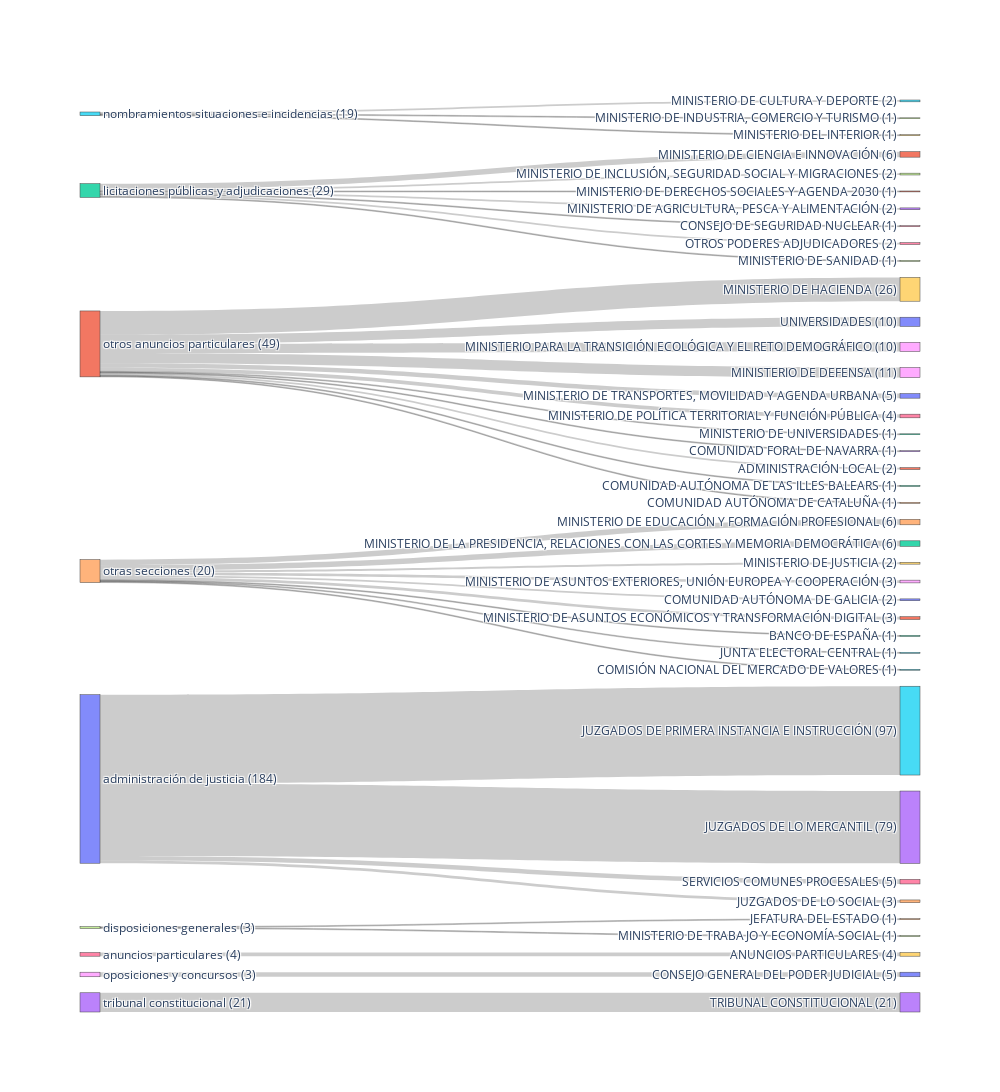

Source (notebook cell):
### Code cell
import plotly.graph_objects as go # Import the graphical object

fig = go.Figure( 
    data=[go.Sankey( # The plot we are interest
        # This part is for the node information
        node = dict( 
            label = labels
        ),
        # This part is for the link information
        link = dict(
            source = [x for x,y in section_department_pairs],
            target = [y for x,y in section_department_pairs],
            value = [department_c[id_2_name[y]] for x,y in section_department_pairs]
        ))])

# With this save the plots 
#plot(fig,
# image_filename='sankey_plot_1', 
#  image='png', 
#   image_width=1000, 
#    image_height=600
#)
# And shows the plot
fig.update_layout(
autosize=False,
width=1000,
height=1400,)
fig.show()

### Figure 1 — Plotly figure (JSON) as saved in the notebook; plotly's stock layout.template omitted (floating-point values rounded to 4 significant figures)
{"data": [{"link": {"source": [0, 0, 0, 0, 1, 1, 1, 1, 1, 1, 1, 1, 1, 1, 1, 2, 2, 2, 2, 2, 2, 2, 3, 4, 4, 4, 4, 4, 4, 4, 4, 4, 5, 5, 5, 6, 7, 7, 8], "target": [35, 33, 14, 36, 19, 30, 46, 31, 38, 28, 10, 12, 44, 13, 42, 21, 23, 37, 11, 17, 16, 26, 43, 24, 18, 41, 20, 9, 32, 25, 22, 45, 29, 27, 15, 39, 34, 47, 40], "value": [97, 79, 3, 5, 26, 5, 4, 2, 11, 10, 10, 1, 1, 1, 1, 6, 2, 1, 1, 2, 1, 2, 21, 6, 3, 3, 2, 2, 6, 1, 1, 1, 1, 1, 2, 4, 1, 1, 5]}, "node": {"label": ["administración de justicia (184)", "otros anuncios particulares (49)", "licitaciones públicas y adjudicaciones (29)", "tribunal constitucional (21)", "otras secciones (20)", "nombramientos situaciones e incidencias (19)", "anuncios particulares (4)", "disposiciones generales (3)", "oposiciones y concursos (3)", "MINISTERIO DE JUSTICIA (2)", "UNIVERSIDADES (10)", "MINISTERIO DE DERECHOS SOCIALES Y AGENDA 2030 (1)", "MINISTERIO DE UNIVERSIDADES (1)", "COMUNIDAD FORAL DE NAVARRA (1)", "JUZGADOS DE LO SOCIAL (3)", "MINISTERIO DE CULTURA Y DEPORTE (2)", "CONSEJO DE SEGURIDAD NUCLEAR (1)", "MINISTERIO DE INCLUSIÓN, SEGURIDAD SOCIAL Y MIGRACIONES (2)", "MINISTERIO DE ASUNTOS EXTERIORES, UNIÓN EUROPEA Y COOPERACIÓN (3)", "MINISTERIO DE HACIENDA (26)", "COMUNIDAD AUTÓNOMA DE GALICIA (2)", "MINISTERIO DE CIENCIA E INNOVACIÓN (6)", "BANCO DE ESPAÑA (1)", "MINISTERIO DE AGRICULTURA, PESCA Y ALIMENTACIÓN (2)", "MINISTERIO DE EDUCACIÓN Y FORMACIÓN PROFESIONAL (6)", "JUNTA ELECTORAL CENTRAL (1)", "OTROS PODERES ADJUDICADORES (2)", "MINISTERIO DE INDUSTRIA, COMERCIO Y TURISMO (1)", "MINISTERIO PARA LA TRANSICIÓN ECOLÓGICA Y EL RETO DEMOGRÁFICO (10)", "MINISTERIO DEL INTERIOR (1)", "MINISTERIO DE TRANSPORTES, MOVILIDAD Y AGENDA URBANA (5)", "ADMINISTRACIÓN LOCAL (2)", "MINISTERIO DE LA PRESIDENCIA, RELACIONES CON LAS CORTES Y MEMORIA DEMOCRÁTICA (6)", "JUZGADOS DE LO MERCANTIL (79)", "JEFATURA DEL ESTADO (1)", "JUZGADOS DE PRIMERA INSTANCIA E INSTRUCCIÓN (97)", "SERVICIOS COMUNES PROCESALES (5)", "MINISTERIO DE SANIDAD (1)", "MINISTERIO DE DEFENSA (11)", "ANUNCIOS PARTICULARES (4)", "CONSEJO GENERAL DEL PODER JUDICIAL (5)", "MINISTERIO DE ASUNTOS ECONÓMICOS Y TRANSFORMACIÓN DIGITAL (3)", "COMUNIDAD AUTÓNOMA DE LAS ILLES BALEARS (1)", "TRIBUNAL CONSTITUCIONAL (21)", "COMUNIDAD AUTÓNOMA DE CATALUÑA (1)", "COMISIÓN NACIONAL DEL MERCADO DE VALORES (1)", "MINISTERIO DE POLÍTICA TERRITORIAL Y FUNCIÓN PÚBLICA (4)", "MINISTERIO DE TRABAJO Y ECONOMÍA SOCIAL (1)"]}, "type": "sankey"}], "layout": {"autosize": false, "height": 1400, "width": 1000}}
